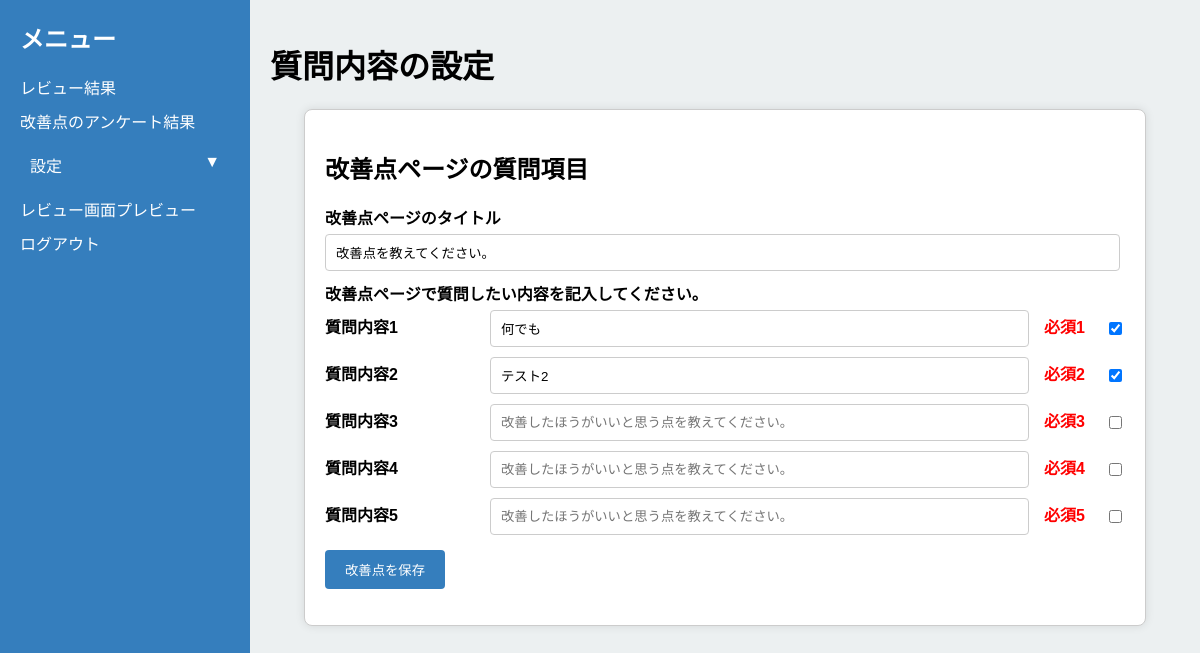
The page /improve_settings/ (signed in) on the database its author committed.
### QAS/models.py (models this page shows, shortened)
class ImproveSetting(models.Model):
    question_title = models.CharField(max_length=100, blank=True)
    question_text1 = models.CharField(max_length=100, blank=True)
    is_required1 = models.BooleanField(default=False, blank=True)
    question_text2 = models.CharField(max_length=100, blank=True)
    is_required2 = models.BooleanField(default=False, blank=True)
    question_text3 = models.CharField(max_length=100, blank=True)
    is_required3 = models.BooleanField(default=False, blank=True)
    question_text4 = models.CharField(max_length=100, blank=True)
    is_required4 = models.BooleanField(default=False, blank=True)
    question_text5 = models.CharField(max_length=100, blank=True)
    is_required5 = models.BooleanField(default=False, blank=True)
    user = models.OneToOneField(get_user_model(), on_delete=models.CASCADE)

### QAS/views.py (the view, shortened to what this page needs)
# urls.py: path('improve_settings/', ImproveSettingsView.as_view(), name='improve_settings'),
class ImproveSettingsView(LoginRequiredMixin, UpdateView):
    form_class = ImproveSettingsForm
    template_name = 'QAS/improve_settings.html'
    success_url = '/improve_settings/'  # 成功した場合のリダイレクトURL
    login_url = 'login'
    def get_object(self, queryset=None):
        obj, created = ImproveSetting.objects.get_or_create(user=self.request.user)
        return obj

### QAS/context_processors.py (called while the page is built)
def store_code_processor(request):
    if request.user.is_authenticated:
        try:
            user_profile = UserProfile.objects.get(user=request.user)
            return {'store_code': user_profile.store_code}
        except UserProfile.DoesNotExist:
            return {'store_code': None}
    return {'store_code': None}

### QAS/templates/QAS/improve_settings.html (shortened to what this page needs)
{% extends "QAS/base.html" %}
{% block content %}
{% load static %}
<h1>質問内容の設定</h1>
<div class="container">
    <h2>改善点ページの質問項目</h2>
    <form method="post">
        <div class="form-group">
            <label for="question_title">改善点ページのタイトル</label>
            <div class="improve-setting-group">
                {{ form.question_title }}
            </div>
            <label>改善点ページで質問したい内容を記入してください。</label>
            <div class="improve-setting-group">
                <label for="question_text1">質問内容1</label>
                {{ form.question_text1 }}
                <label for="is_required1" class="required-label">必須1</label>
                {{ form.is_required1 }}
            </div>
            <div class="improve-setting-group">
                <label for="question_text2">質問内容2</label>
                {{ form.question_text2 }}
                <label for="is_required2" class="required-label">必須2</label>
                {{ form.is_required2 }}
            </div>
            <div class="improve-setting-group">
                <label for="question_text3">質問内容3</label>
                {{ form.question_text3 }}
                <label for="is_required3" class="required-label">必須3</label>
                {{ form.is_required3 }}
            </div>
            <div class="improve-setting-group">
                <label for="question_text4">質問内容4</label>
                {{ form.question_text4 }}
                <label for="is_required4" class="required-label">必須4</label>{{ form.is_required4 }}
            </div>
            <div class="improve-setting-group">
                <label for="question_text5">質問内容5</label>
                {{ form.question_text5 }}
                <label for="is_required5" class="required-label">必須5</label>
                {{ form.is_required5 }}
            </div>
        </div>
        <button type="submit" name="save_improvements" class="button">改善点を保存</button>
    </form>
</div>
{% endblock %}

### QAS/staticfiles/css/kanri.css (style rules this page uses)
body { margin: 0; font-family: Arial, sans-serif; display: flex; height: 130vh; }
.container { background-color: #fff; max-width: 800px; width: 100%; margin: 0 auto; padding: 20px; border: 1px solid #ccc; border-radius: 8px; box-shadow: 0 0 10px rgba(0, 0, 0, 0.1); }
.form-group { margin-bottom: 15px; }
.form-group label { display: block; margin-bottom: 5px; font-weight: bold; }
.form-control { width: 100%; padding: 10px; border: 1px solid #ccc; border-radius: 4px; }
.button { display: inline-block; padding: 10px 20px; background-color: #357ebd; color: white; text-align: center; text-decoration: none; border-radius: 4px; border: none; cursor: pointer; }
.improve-setting-group { display: flex; align-items: center; justify-content: space-between; width: 100%; white-space: nowrap; margin-bottom: 10px; }
.improve-setting-group label { margin-right: 5px; flex: 0 0 20%; }
.improve-setting-group input[type="text"] { margin-right: 5px; flex: 1; }
.required-label { color: red; font-weight: bold; margin-left: 10px; }
.form-check-input { margin-left: -100px; }

### rows shown on the page
ImproveSetting: question_title "改善点を教えてください。", question_text1 "何でも", is_required1 "☑", question_text2 "テスト2", is_required2 "☑"
